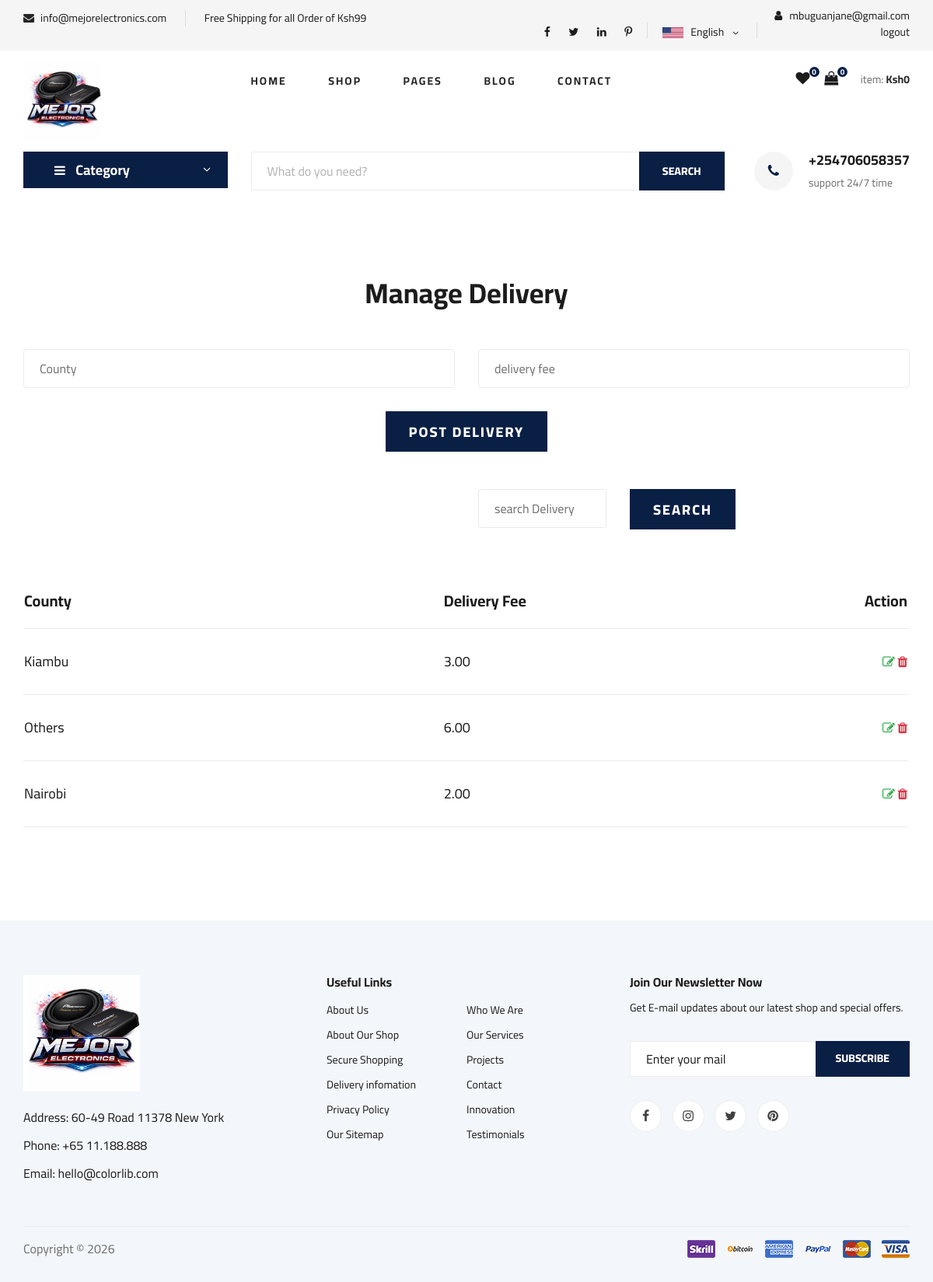
Screenshot of /delivery (signed in) with the database file from the repository.
### demoapp/models.py (models this page shows)
class Delivery(models.Model):
    county = models.CharField(max_length=100, unique=True)
    delivery_fee = models.DecimalField(max_digits=10, decimal_places=2)

### demoapp/views.py (the view)
# urls.py: path("delivery",views.DeliveryCrud,name="delivery"),
@staff_member_required(login_url='login')  # redirect non-staff users
def DeliveryCrud(request):
    if request.method == "POST":
        form = DeliveryForm(request.POST)
        if form.is_valid():
            form.save()
            return redirect("delivery")
    else:
        form = DeliveryForm()
    deliveries = Delivery.objects.all()
    mydict={"form": form,"deliveries": deliveries}
    return render(request, "delivery.html",context=mydict)

### demoapp/forms.py
class DeliveryForm(forms.ModelForm):
    class Meta:
        model = Delivery
        fields = ['county', 'delivery_fee']

### demoapp/context_processors.py (called while the page is built)
def product_list(request):
    return {
        "product_list": Product.objects.all()
    }

def favorite_count(request):
    count = 0
    if request.user.is_authenticated:
        count = Favorite.objects.filter(user=request.user).count()
    return {
        "favorite_count": count
    }

def cart_total(request):
    cart = request.session.get('cart', {})
    subtotal = 0
    cart_count = 0
    for item in cart.values():
        subtotal += Decimal(item['price']) * item['quantity']
        cart_count += item['quantity']
    return {
        "subtotal": subtotal,
        "cart_count": cart_count
    }

### templates/delivery.html (shortened to what this page needs)
{% extends 'master.html' %}
{% load static %}
{% block content%}
<div class="contact-form spad">
    <div class="container">
        <div class="row">
            <div class="col-lg-12">
                <div class="contact__form__title">
                    <h2>Manage Delivery</h2>
                </div>
            </div>
        </div>
        {% if Delivery.name %}
           <form  method="post">
        {% else %}
        <form  method="post">
        {% endif %}
            <div class="row">
                <div class="col-lg-6">
                    <input type="text" placeholder="County" name="county" value="{{Delivery.county}}" >
                </div>
                <div class="col-lg-6">
                    <input type="number"  name="delivery_fee" placeholder="delivery fee" value="{{Delivery.delivery_fee}}">
                </div>
            </div>
            <div class="row">
                <div class="col-lg-12 text-center">
                    <button type="submit" class="site-btn">
                        {% if Delivery.county %}
                            Update Delivery
                        {% else %}
                            Post Delivery
                        {% endif %}
                    </button>
                </div>
            </div>
        </form>
        <div class="row mt-5">
            <div class="col-lg-6"></div>
            <div class="col-lg-4">
                <form action="{% url 'searchDelivery' %}" >
                    <div class="row">
                        <div class="col-md-6">
                            <input type="text" class="form-control" name="Deliveryname"  placeholder="search Delivery"
                                autocomplete="off" required>
                        </div>
                        <div class="col-md-6">
                            <button type="submit" class="site-btn">SEARCH</button>
                        </div>
                    </div>
                </form>
            </div>
        </div>
        <div class="row mt-5">
            <div class="col-lg-12">
                <div class="shoping__cart__table">
                    <table>
                        <thead>
                            <tr>
                                <th class="shoping__product">County</th>
                                <th class="shoping__product">Delivery Fee</th>
                                <th>Action</th>
                                <th></th>
                            </tr>
                        </thead>
                        <tbody>
                            {% for delivery  in deliveries %}
                            <tr>
                                <td class="shoping__cart__item">
                                    <h5>{{delivery.county}}</h5>
                                </td>
                                 <td class="shoping__cart__item">
                                    <h5>{{delivery.delivery_fee}}</h5>
                                </td>
                                <td class="shoping__cart__item__close">
                                    <a href="/editDelivery/{{delivery.id}}"><i class="fa fa-edit text-success"></i></a>
                                    <a href="/deleteDelivery/{{delivery.id}}"><i class="fa fa-trash text-danger"></i></a>
                                </td>
                            </tr>
                            {% endfor %}
                        </tbody>
                    </table>
                     <div class="product__pagination">
                            </div>
                </div>
            </div>
        </div>
    </div>
</div>
{% endblock%}

### templates/master.html (shortened to what this page needs)
{% load static %}
<!DOCTYPE html>
<html lang="zxx">
<head>
    <link rel="stylesheet" href="{% static 'css/bootstrap.min.css' %}" type="text/css">
    <link rel="stylesheet" href="{% static 'css/font-awesome.min.css' %}" type="text/css">
    <link rel="stylesheet" href="{% static 'css/elegant-icons.css' %}" type="text/css">
    <link rel="stylesheet" href="{% static 'css/nice-select.css' %}" type="text/css">
    <link rel="stylesheet" href="{% static 'css/jquery-ui.min.css' %}" type="text/css">
    <link rel="stylesheet" href="{% static 'css/owl.carousel.min.css' %}" type="text/css">
    <link rel="stylesheet" href="{% static 'css/slicknav.min.css' %}" type="text/css">
    <link rel="stylesheet" href="{% static 'css/style.css' %}" type="text/css">
</head>
<body>
    <header class="header">
        <div class="header__top">
            <div class="container">
                <div class="row">
                    <div class="col-lg-6">
                        <div class="header__top__left">
                            <ul>
                                <li><i class="fa fa-envelope"></i> info@mejorelectronics.com</li>
                                <li>Free Shipping for all Order of Ksh99</li>
                            </ul>
                        </div>
                    </div>
                    <div class="col-lg-6">
                        <div class="header__top__right">
                            <div class="header__top__right__social">
                                <a href="#"><i class="fa fa-facebook"></i></a>
                                <a href="#"><i class="fa fa-twitter"></i></a>
                                <a href="#"><i class="fa fa-linkedin"></i></a>
                                <a href="#"><i class="fa fa-pinterest-p"></i></a>
                            </div>
                            <div class="header__top__right__language">
                                <img src="{% static 'img/language.png' %}" alt="">
                                <div>English</div>
                                <span class="arrow_carrot-down"></span>
                            </div>
                            <div class="header__top__right__auth">
                                {% if user.is_authenticated %}
                                <a href="#"><i class="fa fa-user"></i>
                                    {{ user.username }}
                                </a>
                                <a href="{% url 'logout' %}">logout</a>
                                {% else %}
                                <a href="{% url 'login' %}"><i class="fa fa-user"></i>
                                    Login
                                </a>
                                {% endif %}
                            </div>
                        </div>
                    </div>
                </div>
            </div>
        </div>
        <div class="container">
            <div class="row">
                <div class="col-lg-3">
                    <div class="header__logo">
                        <a href="{% url 'index' %}"><img src="{% static 'img/logo2.png' %}" alt="" width="100"></a>
                    </div>
                </div>
                <div class="col-lg-6">
                    <nav class="header__menu">
                        <ul>
                            <li class="{% if request.path == '/' %}active{% endif %}"><a
                                    href="{% url 'index' %}">Home</a></li>
                            <li class="{% if request.path == '/shop/' %}active{% endif %}"><a
                                    href="{% url 'shop' %}">Shop</a></li>
                            <li><a href="#">Pages</a>
                            </li>
                            <li><a href="{% url 'blog' %}">Blog</a></li>
                            <li><a href="{% url 'contact' %}">Contact</a></li>
                        </ul>
                    </nav>
                </div>
                <div class="col-lg-3">
                    <div class="header__cart">
                        <ul>
                            <li><a href="#"><i class="fa fa-heart"></i> <span>{{ favorite_count }}</span></a></li>
                            <li>
                                <a href="{% url 'cart' %}">
                                    <i class="fa fa-shopping-bag"></i>
                                    <span>{{ request.session.cart|length }}</span>
                                </a>
                            </li>
                        </ul>
                        <div class="header__cart__price">item: <span>Ksh{{subtotal}}</span></div>
                    </div>
                </div>
            </div>
        </div>
    </header>
    <section class="hero hero-normal">
        <div class="container">
            <div class="row">
                <div class="col-lg-3">
                    <div class="hero__categories">
                        <div class="hero__categories__all">
                            <i class="fa fa-bars"></i>
                            <span>Category</span>
                        </div>
                    </div>
                </div>
                <div class="col-lg-9">
                    <div class="hero__search">
                        <div class="hero__search__form">
                            <form action="{% url 'shop' %}">
                                <input type="text" class="hero__categories" name="product"
                                    placeholder="What do you need?" list="productlist" autocomplete="off">
                                <button type="submit" class="site-btn">SEARCH</button>
                            </form>
                        </div>
                        <div class="hero__search__phone">
                            <div class="hero__search__phone__icon">
                                <i class="fa fa-phone"></i>
                            </div>
                            <div class="hero__search__phone__text">
                                <h5>+254706058357</h5>
                                <span>support 24/7 time</span>
                            </div>
                        </div>
                    </div>
                </div>
            </div>
        </div>
    </section>
    {% block content%}
    {% endblock %}
    <footer class="footer spad">
        <div class="container">
            <div class="row">
                <div class="col-lg-3 col-md-6 col-sm-6">
                    <div class="footer__about">
                        <div class="footer__about__logo">
                            <a href="{% url 'index' %}"><img src="{% static 'img/logo2.png' %}" alt="" width="150"></a>
                        </div>
                        <ul>
                            <li>Address: 60-49 Road 11378 New York</li>
                            <li>Phone: +65 11.188.888</li>
                            <li>Email: hello@colorlib.com</li>
                        </ul>
                    </div>
                </div>
                <div class="col-lg-4 col-md-6 col-sm-6 offset-lg-1">
                    <div class="footer__widget">
                        <h6>Useful Links</h6>
                        <ul>
                            <li><a href="#">About Us</a></li>
                            <li><a href="#">About Our Shop</a></li>
                            <li><a href="#">Secure Shopping</a></li>
                            <li><a href="#">Delivery infomation</a></li>
                            <li><a href="#">Privacy Policy</a></li>
                            <li><a href="#">Our Sitemap</a></li>
                        </ul>
                        <ul>
                            <li><a href="#">Who We Are</a></li>
                            <li><a href="#">Our Services</a></li>
                            <li><a href="#">Projects</a></li>
                            <li><a href="#">Contact</a></li>
                            <li><a href="#">Innovation</a></li>
                            <li><a href="#">Testimonials</a></li>
                        </ul>
                    </div>
                </div>
                <div class="col-lg-4 col-md-12">
                    <div class="footer__widget">
                        <h6>Join Our Newsletter Now</h6>
                        <p>Get E-mail updates about our latest shop and special offers.</p>
                        <form action="#">
                            <input type="text" placeholder="Enter your mail">
                            <button type="submit" class="site-btn">Subscribe</button>
                        </form>
                        <div class="footer__widget__social">
                            <a href="#"><i class="fa fa-facebook"></i></a>
                            <a href="#"><i class="fa fa-instagram"></i></a>
                            <a href="#"><i class="fa fa-twitter"></i></a>
                            <a href="#"><i class="fa fa-pinterest"></i></a>
                        </div>
                    </div>
                </div>
            </div>
            <div class="row">
                <div class="col-lg-12">
                    <div class="footer__copyright">
                        <div class="footer__copyright__text">
                            <p>
                                Copyright &copy;
                            </p>
                        </div>
                        <div class="footer__copyright__payment"><img src="{% static 'img/payment-item.png' %}" alt="">
                        </div>
                    </div>
                </div>
            </div>
        </div>
    </footer>
</body>
</html>

### rows the page displays
Delivery: county "Kiambu", delivery_fee "3.00"
Delivery: county "Others", delivery_fee "6.00"
Delivery: county "Nairobi", delivery_fee "2.00"

### other values shown
{{ user.username }} "mbuguanjane@gmail.com"
{{ favorite_count }} "0"
{{ request.session.cart|length }} "0"
{{ subtotal }} "0"
